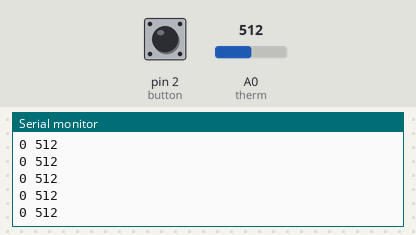
A sketch run on a simulated Arduino Uno, built with avr-gcc and run on an emulated ATmega328P. Shown: the last lines printed to the serial monitor. The test bench sets the inputs (shaded band); at power-on: A0 (therm) = 512, pin 2 (button) LOW.

Above: at 1.2 s.
1.3 s: A0 (therm) set to 716
At 1.56 s:
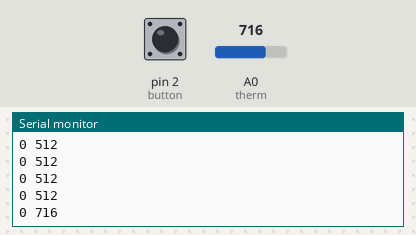
2.8 s: pin 2 (button) pulled HIGH for 0.25 s
At 2.96 s:
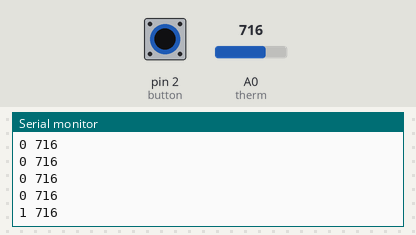
4.5 s: A0 (therm) set to 900
At 4.56 s:
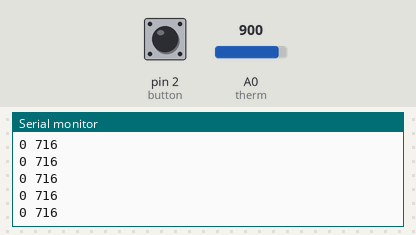
6.0 s: pin 2 (button) pulled HIGH for 1 s
At 6.17 s:
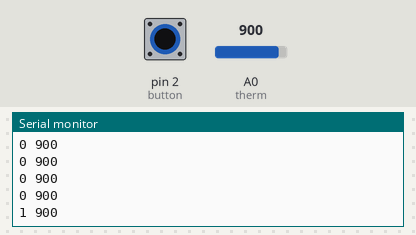
Timing chart, 0 to 9.0 s (numbered marks = the images above; inputs shaded):
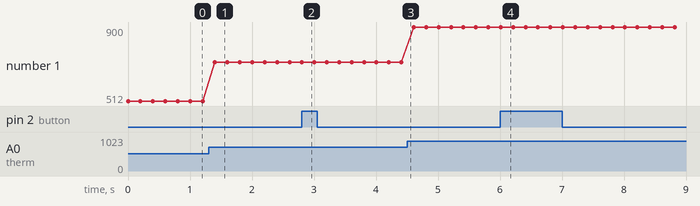

The sketch:

A5_Web.ino
```cpp
//associate the button with pin 2
const int button = 2;
//associate the thermistor sensor with analog input pin A0
const int therm = A0;

//the setup function runs once the reset is pressed or the board is powered
void setup() {

  //sets the speed of Arduino communication to 9600
  Serial.begin(9600);
  //initializes the button pin as INPUT so I can read in the values
  pinMode(button, INPUT);
  //initializes the thermistor pin as INPUT so I can read in the values
  pinMode(therm, INPUT);

}

//the loop function runs continously
void loop() {

  //reads in the state of the button (1 if pressed, 0 if not)
  boolean buttonState = digitalRead(button);
  //reads in the value of the thermistor sensor
  int thermValue = analogRead(therm);

  //prints the state of the button to the screen as part of the tuple
  Serial.print(buttonState);
  //a space in between two values makes a tuple
  Serial.print(" ");
  //prints the thermistor value to complete the tuple of value pairs
  Serial.println(thermValue);

  //wait 200ms before reading next press or value
  delay(200);
}
```

Measured:
- after the input at 1.3 s, the serial monitor: prints a new line after 0.10 s (image 1)
- after the input at 2.8 s, the serial monitor: prints a new line at once (image 2)
- after the input at 6.0 s, the serial monitor: prints a new line at once (image 4)
- plotted number 1: 512 → 716 after the input at 1.3 s, 716 → 900 after the input at 4.5 s
